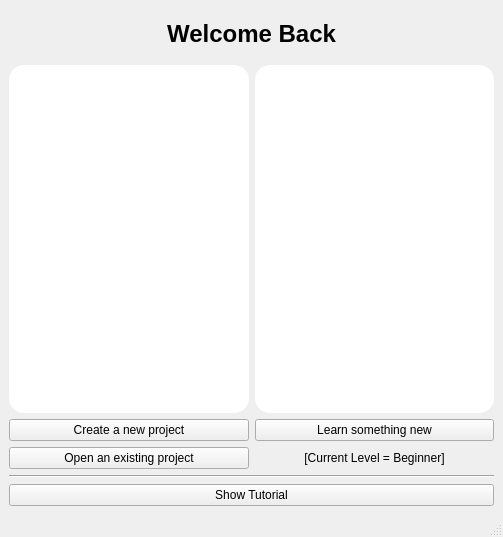
<?xml version="1.0" encoding="UTF-8"?>
<ui version="4.0">
 <class>MainWindow</class>
 <widget class="QMainWindow" name="MainWindow">
  <property name="geometry">
   <rect>
    <x>0</x>
    <y>0</y>
    <width>503</width>
    <height>537</height>
   </rect>
  </property>
  <property name="windowTitle">
   <string>ML Programming IDE</string>
  </property>
  <widget class="QWidget" name="centralwidget">
   <layout class="QGridLayout" name="gridLayout">
    <item row="0" column="0" colspan="2">
     <widget class="QLabel" name="WelcomeLabel">
      <property name="sizePolicy">
       <sizepolicy hsizetype="Preferred" vsizetype="Fixed">
        <horstretch>0</horstretch>
        <verstretch>0</verstretch>
       </sizepolicy>
      </property>
      <property name="minimumSize">
       <size>
        <width>0</width>
        <height>50</height>
       </size>
      </property>
      <property name="text">
       <string>&lt;html&gt;&lt;head/&gt;&lt;body&gt;&lt;p&gt;&lt;span style=&quot; font-size:18pt; font-weight:600;&quot;&gt;Welcome Back&lt;/span&gt;&lt;/p&gt;&lt;/body&gt;&lt;/html&gt;</string>
      </property>
      <property name="alignment">
       <set>Qt::AlignCenter</set>
      </property>
     </widget>
    </item>
    <item row="6" column="1">
     <widget class="QPushButton" name="newResourceButton">
      <property name="text">
       <string>Learn something new</string>
      </property>
     </widget>
    </item>
    <item row="7" column="1">
     <widget class="QLabel" name="userProficiencyLevelLabel">
      <property name="text">
       <string>[Current Level = Beginner]</string>
      </property>
      <property name="alignment">
       <set>Qt::AlignCenter</set>
      </property>
     </widget>
    </item>
    <item row="7" column="0">
     <widget class="QPushButton" name="openProjectButton">
      <property name="text">
       <string>Open an existing project</string>
      </property>
     </widget>
    </item>
    <item row="6" column="0">
     <widget class="QPushButton" name="newProjectButton">
      <property name="text">
       <string>Create a new project</string>
      </property>
     </widget>
    </item>
    <item row="9" column="0" colspan="2">
     <widget class="QPushButton" name="showTutorialButton">
      <property name="text">
       <string>Show Tutorial</string>
      </property>
     </widget>
    </item>
    <item row="1" column="1">
     <widget class="QWidget" name="widget_2" native="true">
      <property name="styleSheet">
       <string notr="true">background-color: white;border-radius: 15px;</string>
      </property>
      <widget class="QLabel" name="label_2">
       <property name="geometry">
        <rect>
         <x>10</x>
         <y>50</y>
         <width>241</width>
         <height>191</height>
        </rect>
       </property>
       <property name="text">
        <string>&lt;html&gt;&lt;head/&gt;&lt;body&gt;&lt;p&gt;&lt;img src=&quot;:/Icons/Screenshot from 2021-07-21 14-52-33.png&quot;/&gt;&lt;/p&gt;&lt;/body&gt;&lt;/html&gt;</string>
       </property>
      </widget>
     </widget>
    </item>
    <item row="1" column="0">
     <widget class="QWidget" name="widget" native="true">
      <property name="styleSheet">
       <string notr="true">background-color: white;border-radius: 15px;</string>
      </property>
      <widget class="QLabel" name="label">
       <property name="geometry">
        <rect>
         <x>20</x>
         <y>50</y>
         <width>211</width>
         <height>201</height>
        </rect>
       </property>
       <property name="text">
        <string>&lt;html&gt;&lt;head/&gt;&lt;body&gt;&lt;p&gt;&lt;img src=&quot;:/Icons/Screenshot from 2021-07-21 14-52-14.png&quot;/&gt;&lt;/p&gt;&lt;/body&gt;&lt;/html&gt;</string>
       </property>
      </widget>
     </widget>
    </item>
    <item row="8" column="0" colspan="2">
     <widget class="Line" name="line">
      <property name="orientation">
       <enum>Qt::Horizontal</enum>
      </property>
     </widget>
    </item>
   </layout>
  </widget>
  <widget class="QMenuBar" name="menubar">
   <property name="geometry">
    <rect>
     <x>0</x>
     <y>0</y>
     <width>503</width>
     <height>21</height>
    </rect>
   </property>
  </widget>
  <widget class="QStatusBar" name="statusbar"/>
 </widget>
 <resources>
  <include location="Icons/icons.qrc"/>
 </resources>
 <connections/>
</ui>
